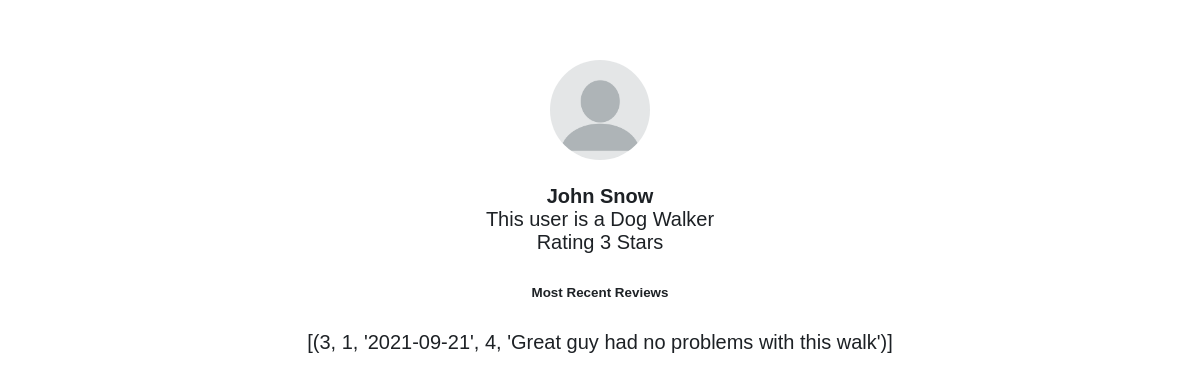
The app's page /profile/1 with its own data.
### tables this page shows
CREATE TABLE users (
            usrId integer primary key,
            email text,
            password text,
            firstName text,
            lastName text,
            accType text,
            postcode text,
            numberOfReviews integer,
            starRating integer
            );

### app.py (the view)
@app.route('/profile/<usrId>')
def profile(usrId):
    userObj = user(usrId)
    return render_template('profile.html', userObj=userObj)

### database.py (called while the page is built)
    def search(self, col="null", search="null"):
        conn = sqlite3.connect('main.db')
        c = conn.cursor()
        if col == "email":
            c.execute(f'SELECT * FROM users WHERE email="{search}"')
            data = c.fetchall()
        elif col == "password":
            c.execute(f'SELECT * FROM users WHERE password="{search}"')
            data = c.fetchall()
        elif col == "usrId":
            c.execute(f'SELECT * FROM users WHERE usrId="{search}"')
            data = c.fetchall()
        elif col == "postcode":
            c.execute(f'SELECT * FROM users WHERE postcode="{search}"')
            data = c.fetchall()
        else:
            c.execute(f'SELECT * FROM users')
            data = c.fetchall()
        conn.commit()
        conn.close()
        return(data)

    def getReviewsFor(self, usrId):
        conn = sqlite3.connect('main.db')
        c = conn.cursor()
        c.execute(f'SELECT * FROM review ')
        data = c.fetchall()
        print(data)
        return(data)
        conn.commit()
        conn.close()

### user.py (called while the page is built)
    def getReviewsFor(self):
        result = db.getReviewsFor(self.usrId)
        return result

### templates/profile.html (shortened to what this page needs)
<!DOCTYPE html>
<html lang="en">
<head>
    <link rel="stylesheet" href="{{ url_for('static', filename='css/main.css') }}">
    <link rel="stylesheet" href="{{ url_for('static', filename='css/profile.css') }}">
</head>
<body>
    <img src="{{ url_for('static', filename='profilePic.png') }}">
    <p><span class="name"> {{ userObj.fName }} {{ userObj.lName }}</span><br>
        This user is a Dog {{ (userObj.accType).capitalize() }} <br>
        Rating {{ userObj.starRating }} Stars
    </p>
    <h6>Most Recent Reviews</h6>
    <p>{{ userObj.getReviewsFor() }}</p>
</body>

### static/css/main.css (style rules this page uses)
body { font-size: 20px; font-weight: 100; text-decoration: none; text-align: center; color: rgb(29, 33, 37); font-family: Arial, Helvetica, sans-serif; }
img { height: 100px; width: auto; border-radius: 70%; }

### static/css/profile.css (style rules this page uses)
.name { font-weight: bold; }

### records on screen
users: fName "John", lName "Snow", accType "Walker", starRating "3"

### other values on screen
{{ userObj.getReviewsFor() }} "[(3, 1, '2021-09-21', 4, 'Great guy had no problems with this walk')]"
